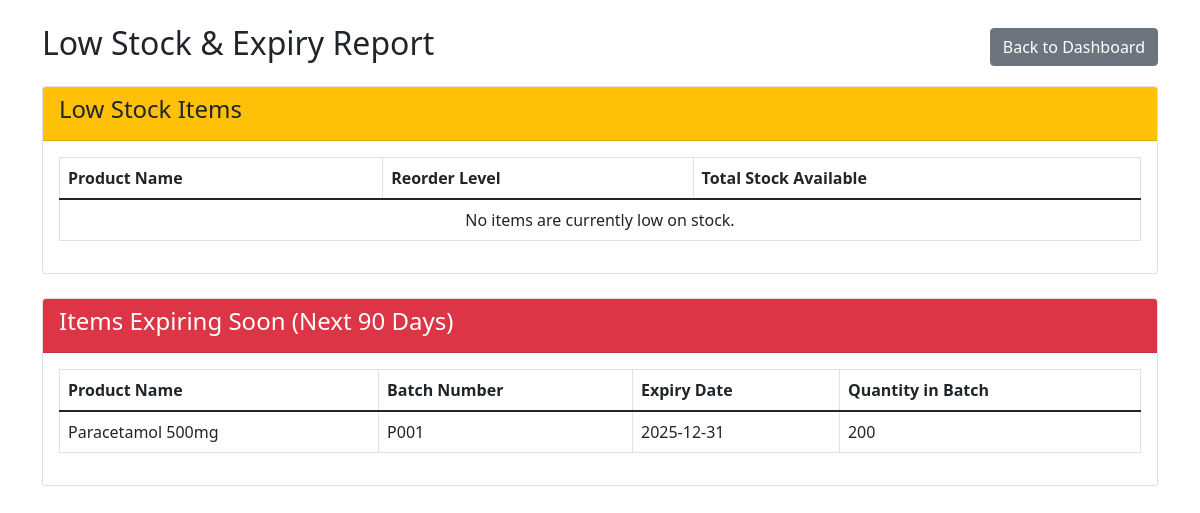
The app's page /modules/report_low_stock_expiry.php (signed in) with its own data.
### tables this page shows
CREATE TABLE `stock_batches` (
  `id` int(11) NOT NULL AUTO_INCREMENT,
  `product_id` int(11) NOT NULL,
  `batch_number` varchar(255) NOT NULL,
  `mfg_date` date DEFAULT NULL,
  `expiry_date` date DEFAULT NULL,
  `current_qty` int(11) NOT NULL,
  `purchase_price` decimal(10,2) NOT NULL,
  `tax_rate` decimal(5,2) DEFAULT NULL,
  PRIMARY KEY (`id`),
  KEY `product_id` (`product_id`),
  CONSTRAINT `stock_batches_ibfk_1` FOREIGN KEY (`product_id`) REFERENCES `products` (`id`) ON DELETE CASCADE
);

CREATE TABLE `products` (
  `id` int(11) NOT NULL AUTO_INCREMENT,
  `product_name` varchar(255) NOT NULL,
  `generic_name` varchar(255) DEFAULT NULL,
  `hsn_code` varchar(20) DEFAULT NULL,
  `mrp` decimal(10,2) NOT NULL,
  `reorder_level` int(11) NOT NULL,
  `is_active` tinyint(1) DEFAULT 1,
  `is_favorite` tinyint(1) DEFAULT 0,
  PRIMARY KEY (`id`)
);

### modules/report_low_stock_expiry.php (the view, shortened to what this page needs)
<?php
require_once '../config/database.php';
$low_stock_items = [];
$expiring_items = [];
$sql_expiring = "
    SELECT p.product_name, sb.batch_number, sb.expiry_date, sb.current_qty
    FROM stock_batches sb
    JOIN products p ON sb.product_id = p.id
    WHERE sb.expiry_date BETWEEN CURDATE() AND DATE_ADD(CURDATE(), INTERVAL 90 DAY)
    ORDER BY sb.expiry_date ASC
";
if ($result = $conn->query($sql_expiring)) {
    while ($row = $result->fetch_assoc()) $expiring_items[] = $row;
}
?>
<!DOCTYPE html>
<html lang="en">
<head>
    <link href="https://cdn.jsdelivr.net/npm/bootstrap@5.1.3/dist/css/bootstrap.min.css" rel="stylesheet">
</head>
<body>
    <div class="container mt-4">
        <div class="d-flex justify-content-between align-items-center mb-3">
            <h2>Low Stock & Expiry Report</h2>
            <a href="dashboard.php" class="btn btn-secondary">Back to Dashboard</a>
        </div>
        <div class="card mb-4">
            <div class="card-header bg-warning">
                <h4>Low Stock Items</h4>
            </div>
            <div class="card-body">
                <table class="table table-bordered">
                    <thead>
                        <tr>
                            <th>Product Name</th>
                            <th>Reorder Level</th>
                            <th>Total Stock Available</th>
                        </tr>
                    </thead>
                    <tbody>
                        <?php if (empty($low_stock_items)): ?>
                            <tr><td colspan="3" class="text-center">No items are currently low on stock.</td></tr>
                        <?php endif; ?>
                    </tbody>
                </table>
            </div>
        </div>
        <div class="card">
            <div class="card-header bg-danger text-white">
                <h4>Items Expiring Soon (Next 90 Days)</h4>
            </div>
            <div class="card-body">
                <table class="table table-bordered">
                    <thead>
                        <tr>
                            <th>Product Name</th>
                            <th>Batch Number</th>
                            <th>Expiry Date</th>
                            <th>Quantity in Batch</th>
                        </tr>
                    </thead>
                    <tbody>
                         <?php if (empty($expiring_items)): ?>
                            <tr><td colspan="4" class="text-center">No items are expiring in the next 90 days.</td></tr>
                        <?php else: ?>
                            <?php foreach ($expiring_items as $item): ?>
                                <tr>
                                    <td><?php echo htmlspecialchars($item['product_name']); ?></td>
                                    <td><?php echo htmlspecialchars($item['batch_number']); ?></td>
                                    <td><?php echo htmlspecialchars($item['expiry_date']); ?></td>
                                    <td><?php echo htmlspecialchars($item['current_qty']); ?></td>
                                </tr>
                            <?php endforeach; ?>
                        <?php endif; ?>
                    </tbody>
                </table>
            </div>
        </div>
    </div>
</body>
</html>

### records on screen
stock_batches: product.product_name "Paracetamol 500mg", batch_number "P001", expiry_date "2025-12-31", current_qty "200"
